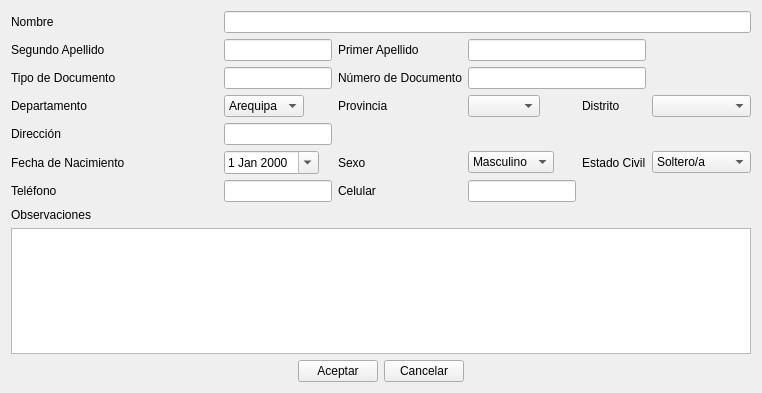
<?xml version="1.0" encoding="UTF-8"?>
<ui version="4.0">
 <class>UI_NEW_USER</class>
 <widget class="QWidget" name="UI_NEW_USER">
  <property name="geometry">
   <rect>
    <x>0</x>
    <y>0</y>
    <width>762</width>
    <height>393</height>
   </rect>
  </property>
  <property name="windowTitle">
   <string>Nuevo Usuario</string>
  </property>
  <property name="windowIcon">
   <iconset resource="Icons/Icons.qrc">
    <normaloff>:/Icons/user-group-new.png</normaloff>:/Icons/user-group-new.png</iconset>
  </property>
  <layout class="QGridLayout" name="gridLayout_3">
   <item row="3" column="0">
    <layout class="QGridLayout" name="gridLayout">
     <item row="0" column="0">
      <spacer name="horizontalSpacer">
       <property name="orientation">
        <enum>Qt::Horizontal</enum>
       </property>
       <property name="sizeHint" stdset="0">
        <size>
         <width>40</width>
         <height>20</height>
        </size>
       </property>
      </spacer>
     </item>
     <item row="0" column="1">
      <widget class="QPushButton" name="pushButton">
       <property name="text">
        <string>Aceptar</string>
       </property>
       <property name="shortcut">
        <string>Return</string>
       </property>
      </widget>
     </item>
     <item row="0" column="2">
      <widget class="QPushButton" name="pushButton_2">
       <property name="text">
        <string>Cancelar</string>
       </property>
       <property name="shortcut">
        <string>Esc</string>
       </property>
      </widget>
     </item>
     <item row="0" column="3">
      <spacer name="horizontalSpacer_2">
       <property name="orientation">
        <enum>Qt::Horizontal</enum>
       </property>
       <property name="sizeHint" stdset="0">
        <size>
         <width>40</width>
         <height>20</height>
        </size>
       </property>
      </spacer>
     </item>
    </layout>
   </item>
   <item row="2" column="0">
    <spacer name="verticalSpacer">
     <property name="orientation">
      <enum>Qt::Vertical</enum>
     </property>
     <property name="sizeHint" stdset="0">
      <size>
       <width>20</width>
       <height>40</height>
      </size>
     </property>
    </spacer>
   </item>
   <item row="0" column="0">
    <layout class="QGridLayout" name="gridLayout_2">
     <item row="0" column="0">
      <widget class="QLabel" name="label">
       <property name="text">
        <string>Nombre</string>
       </property>
      </widget>
     </item>
     <item row="0" column="1">
      <spacer name="horizontalSpacer_3">
       <property name="orientation">
        <enum>Qt::Horizontal</enum>
       </property>
       <property name="sizeHint" stdset="0">
        <size>
         <width>40</width>
         <height>20</height>
        </size>
       </property>
      </spacer>
     </item>
     <item row="1" column="0">
      <widget class="QLabel" name="label_3">
       <property name="text">
        <string>Segundo Apellido</string>
       </property>
      </widget>
     </item>
     <item row="2" column="0">
      <widget class="QLabel" name="label_4">
       <property name="text">
        <string>Tipo de Documento</string>
       </property>
      </widget>
     </item>
     <item row="4" column="0">
      <widget class="QLabel" name="label_6">
       <property name="text">
        <string>Departamento</string>
       </property>
      </widget>
     </item>
     <item row="5" column="0">
      <widget class="QLabel" name="label_9">
       <property name="text">
        <string>Dirección</string>
       </property>
      </widget>
     </item>
     <item row="6" column="0">
      <widget class="QLabel" name="label_11">
       <property name="text">
        <string>Fecha de Nacimiento</string>
       </property>
      </widget>
     </item>
     <item row="7" column="0">
      <widget class="QLabel" name="label_12">
       <property name="text">
        <string>Teléfono</string>
       </property>
      </widget>
     </item>
     <item row="8" column="0">
      <widget class="QLabel" name="label_15">
       <property name="text">
        <string>Observaciones</string>
       </property>
      </widget>
     </item>
     <item row="1" column="2">
      <widget class="QLineEdit" name="lineEdit_2"/>
     </item>
     <item row="1" column="3">
      <widget class="QLabel" name="label_2">
       <property name="text">
        <string>Primer Apellido</string>
       </property>
      </widget>
     </item>
     <item row="2" column="3">
      <widget class="QLabel" name="label_5">
       <property name="text">
        <string>Número de Documento</string>
       </property>
      </widget>
     </item>
     <item row="2" column="2">
      <widget class="QLineEdit" name="lineEdit_4"/>
     </item>
     <item row="0" column="2" colspan="5">
      <widget class="QLineEdit" name="lineEdit"/>
     </item>
     <item row="4" column="2">
      <widget class="QComboBox" name="comboBox_2">
       <property name="sizePolicy">
        <sizepolicy hsizetype="Fixed" vsizetype="Fixed">
         <horstretch>0</horstretch>
         <verstretch>0</verstretch>
        </sizepolicy>
       </property>
       <item>
        <property name="text">
         <string>Arequipa</string>
        </property>
       </item>
      </widget>
     </item>
     <item row="4" column="3">
      <widget class="QLabel" name="label_7">
       <property name="text">
        <string>Provincia</string>
       </property>
      </widget>
     </item>
     <item row="4" column="4">
      <widget class="QComboBox" name="comboBox_3">
       <property name="sizePolicy">
        <sizepolicy hsizetype="Fixed" vsizetype="Fixed">
         <horstretch>0</horstretch>
         <verstretch>0</verstretch>
        </sizepolicy>
       </property>
      </widget>
     </item>
     <item row="4" column="5">
      <widget class="QLabel" name="label_8">
       <property name="text">
        <string>Distrito</string>
       </property>
      </widget>
     </item>
     <item row="4" column="6">
      <widget class="QComboBox" name="comboBox"/>
     </item>
     <item row="6" column="2">
      <widget class="QDateEdit" name="dateEdit">
       <property name="sizePolicy">
        <sizepolicy hsizetype="Fixed" vsizetype="Fixed">
         <horstretch>0</horstretch>
         <verstretch>0</verstretch>
        </sizepolicy>
       </property>
       <property name="calendarPopup">
        <bool>true</bool>
       </property>
      </widget>
     </item>
     <item row="6" column="3">
      <widget class="QLabel" name="label_10">
       <property name="text">
        <string>Sexo</string>
       </property>
      </widget>
     </item>
     <item row="6" column="4">
      <widget class="QComboBox" name="comboBox_4">
       <property name="sizePolicy">
        <sizepolicy hsizetype="Fixed" vsizetype="Fixed">
         <horstretch>0</horstretch>
         <verstretch>0</verstretch>
        </sizepolicy>
       </property>
       <item>
        <property name="text">
         <string>Masculino</string>
        </property>
       </item>
       <item>
        <property name="text">
         <string>Femenino</string>
        </property>
       </item>
      </widget>
     </item>
     <item row="6" column="5">
      <widget class="QLabel" name="label_14">
       <property name="sizePolicy">
        <sizepolicy hsizetype="Fixed" vsizetype="Preferred">
         <horstretch>0</horstretch>
         <verstretch>0</verstretch>
        </sizepolicy>
       </property>
       <property name="text">
        <string>Estado Civil</string>
       </property>
      </widget>
     </item>
     <item row="6" column="6">
      <widget class="QComboBox" name="comboBox_5">
       <property name="sizePolicy">
        <sizepolicy hsizetype="Fixed" vsizetype="Fixed">
         <horstretch>0</horstretch>
         <verstretch>0</verstretch>
        </sizepolicy>
       </property>
       <item>
        <property name="text">
         <string>Soltero/a</string>
        </property>
       </item>
       <item>
        <property name="text">
         <string>Casado/a</string>
        </property>
       </item>
       <item>
        <property name="text">
         <string>Viudo/a</string>
        </property>
       </item>
       <item>
        <property name="text">
         <string>Divorciado/a</string>
        </property>
       </item>
      </widget>
     </item>
     <item row="7" column="2">
      <widget class="QLineEdit" name="lineEdit_7"/>
     </item>
     <item row="7" column="3">
      <widget class="QLabel" name="label_13">
       <property name="text">
        <string>Celular</string>
       </property>
      </widget>
     </item>
     <item row="7" column="4">
      <widget class="QLineEdit" name="lineEdit_8"/>
     </item>
     <item row="9" column="0" colspan="7">
      <widget class="QTextEdit" name="textEdit">
       <property name="sizePolicy">
        <sizepolicy hsizetype="Expanding" vsizetype="Expanding">
         <horstretch>0</horstretch>
         <verstretch>0</verstretch>
        </sizepolicy>
       </property>
      </widget>
     </item>
     <item row="1" column="4" colspan="2">
      <widget class="QLineEdit" name="lineEdit_3"/>
     </item>
     <item row="5" column="2">
      <widget class="QLineEdit" name="lineEdit_6"/>
     </item>
     <item row="2" column="4" colspan="2">
      <widget class="QLineEdit" name="lineEdit_5"/>
     </item>
    </layout>
   </item>
  </layout>
 </widget>
 <tabstops>
  <tabstop>lineEdit</tabstop>
  <tabstop>lineEdit_2</tabstop>
  <tabstop>lineEdit_3</tabstop>
  <tabstop>lineEdit_4</tabstop>
  <tabstop>lineEdit_5</tabstop>
  <tabstop>comboBox_2</tabstop>
  <tabstop>comboBox_3</tabstop>
  <tabstop>comboBox</tabstop>
  <tabstop>lineEdit_6</tabstop>
  <tabstop>dateEdit</tabstop>
  <tabstop>comboBox_4</tabstop>
  <tabstop>comboBox_5</tabstop>
  <tabstop>lineEdit_7</tabstop>
  <tabstop>lineEdit_8</tabstop>
  <tabstop>textEdit</tabstop>
  <tabstop>pushButton</tabstop>
  <tabstop>pushButton_2</tabstop>
 </tabstops>
 <resources>
  <include location="Icons/Icons.qrc"/>
 </resources>
 <connections/>
</ui>
